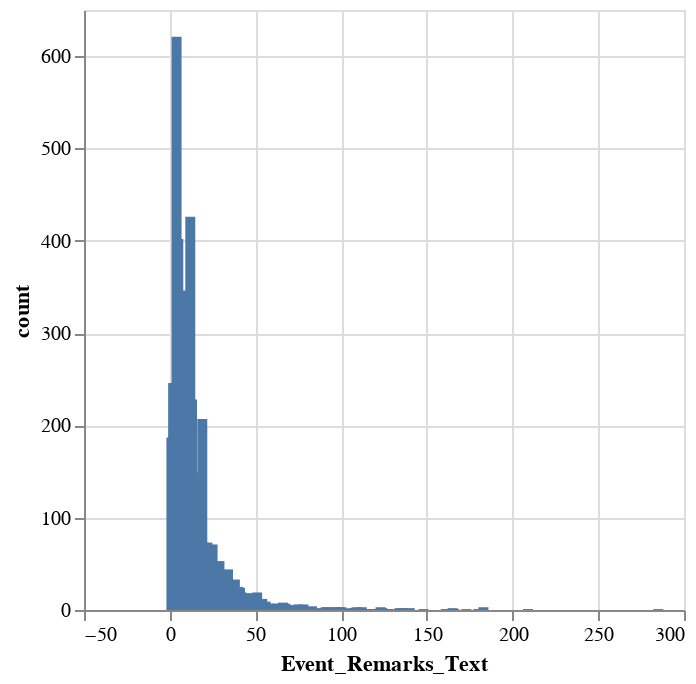

Notebook source saved alongside this figure:
### Code cell
alt.Chart(word_counts).mark_bar().encode(
    x='Event_Remarks_Text', 
    y='count'
)

### Figure 1 — Vega specification as saved in the notebook (floating-point values rounded to 4 significant figures; data arrays with more than 128 entries replaced by an {"elided": "..."} marker saying what was removed)
{"$schema": "https://vega.github.io/schema/vega/v5.json", "data": [{"name": "source_0", "values": {"elided": "132 records"}}, {"name": "source_0_x_domain_Event_Remarks_Text", "values": [{"min": 1, "max": 285}]}], "marks": [{"type": "rect", "name": "marks", "from": {"data": "source_0"}, "encode": {"update": {"width": {"value": 5}, "y": {"field": "count_end", "scale": "y"}, "y2": {"field": "count_start", "scale": "y"}, "xc": {"field": "Event_Remarks_Text", "scale": "x"}, "fill": {"value": "#4c78a8"}}}, "style": ["bar"]}], "scales": [{"name": "x", "type": "linear", "domain": [{"signal": "(data(\"source_0_x_domain_Event_Remarks_Text\")[0] || {}).min"}, {"signal": "(data(\"source_0_x_domain_Event_Remarks_Text\")[0] || {}).max"}], "range": [0, {"signal": "width"}], "zero": false, "nice": true, "padding": 5}, {"name": "y", "type": "linear", "domain": {"data": "source_0", "fields": ["count_start", "count_end"]}, "range": [{"signal": "height"}, 0], "zero": true, "nice": true}], "axes": [{"scale": "x", "ticks": false, "zindex": 0, "tickCount": {"signal": "ceil(width/40)"}, "maxExtent": 0, "domain": false, "aria": false, "labels": false, "grid": true, "orient": "bottom", "gridScale": "y", "minExtent": 0}, {"scale": "y", "minExtent": 0, "tickCount": {"signal": "ceil(height/40)"}, "domain": false, "grid": true, "maxExtent": 0, "aria": false, "zindex": 0, "orient": "left", "labels": false, "ticks": false, "gridScale": "x"}, {"scale": "x", "labelFlush": true, "labelOverlap": true, "tickCount": {"signal": "ceil(width/40)"}, "title": "Event_Remarks_Text", "orient": "bottom", "zindex": 0, "grid": false}, {"scale": "y", "title": "count", "orient": "left", "labelOverlap": true, "tickCount": {"signal": "ceil(height/40)"}, "zindex": 0, "grid": false}], "width": 300, "style": "cell", "background": "white", "padding": 5, "height": 300}
